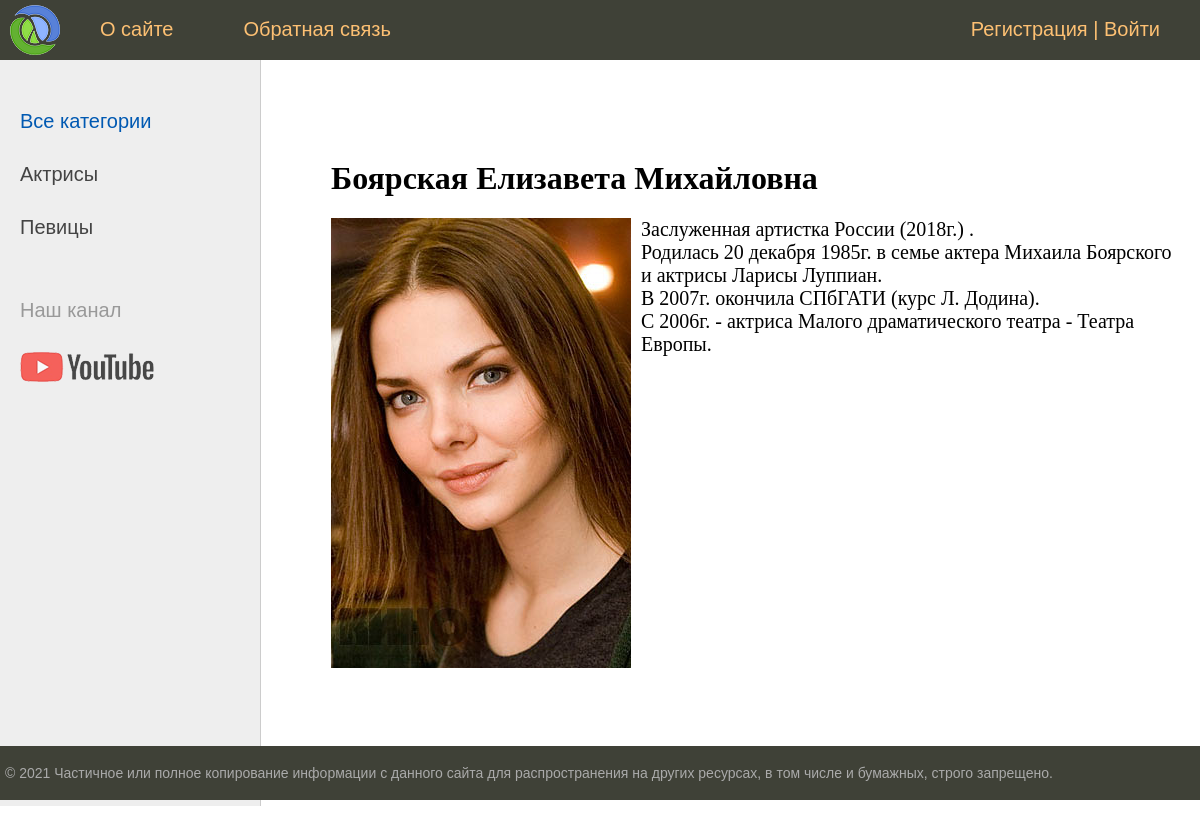
The app's page /post/boyarskaya-elizaveta-mihajlovna/ with its own data.
### women/models.py (models this page shows, shortened)
class Category(models.Model):
    name = models.CharField(max_length=100, db_index=True, verbose_name='Название')
    slug = models.SlugField(max_length=255, unique=True, db_index=True, verbose_name='URL')
    def get_absolute_url(self):
        return reverse('category', kwargs={'cat_slug': self.slug})
    class Meta:
        verbose_name = 'Категория'
        verbose_name_plural = 'Категории'
        ordering = ['id']

class Women(models.Model):
    title = models.CharField(max_length=255, verbose_name='Заголовок')
    content = models.TextField(blank=True, verbose_name='Текст')
    photo = models.ImageField(upload_to='photos/%Y/%m/%d/', verbose_name='Изображение')
    time_create = models.DateTimeField(auto_now_add=True, verbose_name='Время создания')
    time_update = models.DateTimeField(auto_now=True, verbose_name='Время обновления')
    is_published = models.BooleanField(default=True, verbose_name='Опубликовать')
    slug = models.SlugField(max_length=255, unique=True, db_index=True, verbose_name='URL')
    cat = models.ForeignKey(
        'Category',
        on_delete=models.PROTECT,
        verbose_name='Категория'
    )
    def __str__(self):
        return self.title
    class Meta:
        verbose_name = 'Известные женщины'
        verbose_name_plural = 'Известные женщины'
        ordering = ['time_create', 'title']

### women/views.py (the view)
# urls.py: path('post/<slug:post_slug>/', ShowPost.as_view(), name='post'),
class ShowPost(DataMixin, DetailView):
    model = Women
    template_name = 'women/post.html'
    slug_url_kwarg = 'post_slug'
    context_object_name = 'post'
    def get_context_data(self, *, object_list=None, **kwargs):
        context = super().get_context_data(**kwargs)
        c_def = self.get_user_context(title=context['post'])
        return dict(list(context.items()) + list(c_def.items()))

### women/utils.py (called while the page is built)
    def get_user_context(self, **kwargs):
        context = kwargs
        cats = cache.get('cats')
        if not cats:
            cats = Category.objects.annotate(Count('women'))
            cache.set('cats', cats, 60)
        user_menu = menu.copy()
        if not self.request.user.is_authenticated:
            user_menu.pop(1)
        context['menu'] = user_menu
        context['cats'] = cats
        if 'cat_selected' not in context:
            context['cat_selected'] = 0
        return context

### women/templates/women/post.html
{% extends 'women/base.html' %}
{% block content %}
<h1>{{ post.title }}</h1>
{% if post.photo %}
<p><img class="img-article-left" src="{{ post.photo.url }}"></p>
{% endif %}
{{ post.content|linebreaks }}
{% endblock %}

### women/templates/women/base.html (shortened to what this page needs)
{% load static %}
{% load women_tags %}
<!DOCTYPE html>
<html>
<head>
	<link type="text/css" href="{% static 'women/css/styles.css' %}" rel="stylesheet" />
</head>
<body>
<table class="table-page" border=0 cellpadding="0" cellspacing="0">
<tr><td valign=top>
{% block mainmenu %}
		<div class="header">
			<ul id="mainmenu" class="mainmenu">
			<li class="logo"><a href="{% url 'home' %}"><div class="logo"></div></a></li>
{% for m in menu %}
			<li><a href="{% url m.url_name %}">{{m.title}}</a></li>
{% endfor %}
            {% if request.user.is_authenticated %}
                <li class="last">{{ user.username }} | <a href="{% url 'logout' %}">Выйти</a></li>
            {% else %}
                <li class="last"><a href="{% url 'register' %}">Регистрация</a> | <a href="{% url 'login' %}">Войти</a></li>
            {% endif %}
			</ul>
		</div>
{% endblock mainmenu %}
<table class="table-content" border=0 cellpadding="0" cellspacing="0">
<tr>
	<td valign="top" class="left-chapters">
	<ul id="leftchapters">
        {% if cat_selected  == 0 %}
            <li class="selected">Все категории</li>
        {% else %}
            <li><a href="{% url 'home' %}">Все категории</a></li>
        {% endif %}
        {% for c in cats %}
            {% if c.women__count > 0 %}
            {% if c.pk == cat_selected %}
                <li class="selected">{{ c.name }}</li>
            {% else %}
                <li><a href="{{ c.get_absolute_url }}">{{ c.name }}</a></li>
            {% endif %}
            {% endif %}
        {% endfor %}
		<li class="share">
		<p>Наш канал</p>
		<a class="share-yt" href="https://www.youtube.com/channel/UClJzWfGWuGJL2t-3dYKcHTA/playlists" target="_blank" rel="nofollow"></a>
		</li>
	</ul>
</td>
<td valign="top" class="content">
	<div class="content-text">
{% block content %}
{% endblock %}
	</div>
</td></tr></table>
</td></tr>
<tr><td valign=top>
	<div id="footer">
		<p>&copy; 2021 Частичное или полное копирование информации с данного сайта для распространения на других ресурсах, в том числе и бумажных, строго запрещено.</p>
	</div>
</td></tr></table>
</body>
</html>

### women/static/women/css/styles.css (style rules this page uses)
html, body { font-family: 'Arial'; margin: 0; padding: 0; height: 100%; width: 100%; color: #444; }
a { color: #0059b2; text-decoration: none; }
img { max-width: 600px; height: auto; }
img.img-article-left { max-width: 300px; height: auto; float: left; padding: 0 10px 10px 0; }
.table-page { width: 100%; height: 100%; vertical-align: top; }
.table-page tr { height: 100%; }
.header { background: #3F4137; height: 60px; }
.logo { background: url('../images/logo.png') no-repeat 10px 5px; width: 70px; height: 60px; }
ul.mainmenu { list-style: none; margin: 0; padding: 0; height: 60px; color: #fdc073; font-size: 20px; overflow: hidden; }
ul.mainmenu li { float: left; margin: 18px 40px 0 30px; }
ul.mainmenu li.logo { margin: 0; }
ul.mainmenu li.last { float: right; }
ul.mainmenu li a { color: #fdc073; text-decoration: none; }
.table-content { width: 100%; min-height: 100%; height: 100%; }
.left-chapters { margin: 0; background: #eee; border-right: 1px solid #ccc; min-height: 100%; }
.left-chapters ul { width: 230px; min-height: 100%; margin: 0; padding: 20px 10px 10px 20px; list-style: none; font-size: 20px; }
.left-chapters ul li { margin: 30px 0 0 0; color: #999; }
.left-chapters ul li.selected { color: #0059b2; }
.left-chapters ul li a { color: #444; text-decoration: none; }
.left-chapters ul li.share { margin: 60px 0 0 0; }
.left-chapters ul li.share p { margin: 30px 0 30px 0; }
.left-chapters ul li.share a { display: inline-block; width: 40px; height: 40px; margin: 0 20px 0 0; }
.left-chapters ul li.share a.share-yt { width: 100%; height: 30px; background: url('../images/share_yt.png') no-repeat 0 0 }
.content { padding: 40px 20px 20px 40px; width: 100%; box-sizing: border-box; }
.content-text { margin: 60px 0 0 30px; color: #000; font-size: 20px; font-family: Yandex Sans Display Light; }
.content-text h1 { font-size: 32px; }
#footer { box-sizing: border-box; background: #3F4137; padding: 5px; color: #aaa; font-size: 14px; font-family: Verdana, Geneva, Arial, Helvetica; text-align: left; overflow: hidden; }

### records on screen
Category: name "Актрисы"
Category: name "Певицы"
Women: title "Боярская Елизавета Михайловна", photo (picture), content "Заслуженная артистка России (2018г.) . Родилась 20 декабря 1985г. в семье актера Михаила Боярского и актрисы Ларисы Луппиан. В 2007г. окончила СПбГАТИ (курс Л. Додина). С 2006г. - актриса Малого драматического театра - Театра Европы."

### other values on screen
{{ m.title }} "О сайте" "Обратная связь"
